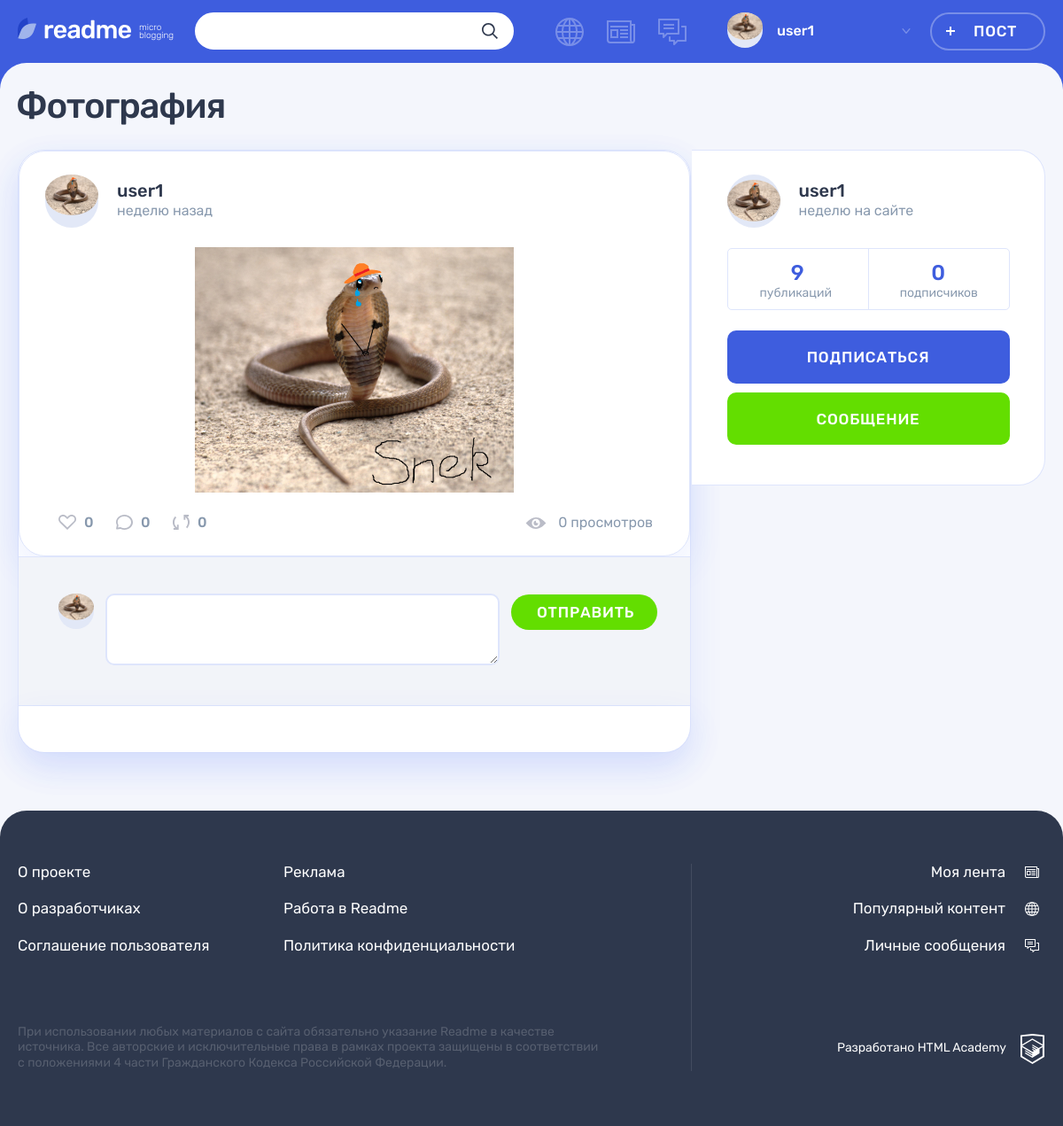
Page /post-details.php?id=8 (signed in) on the earlier database version.
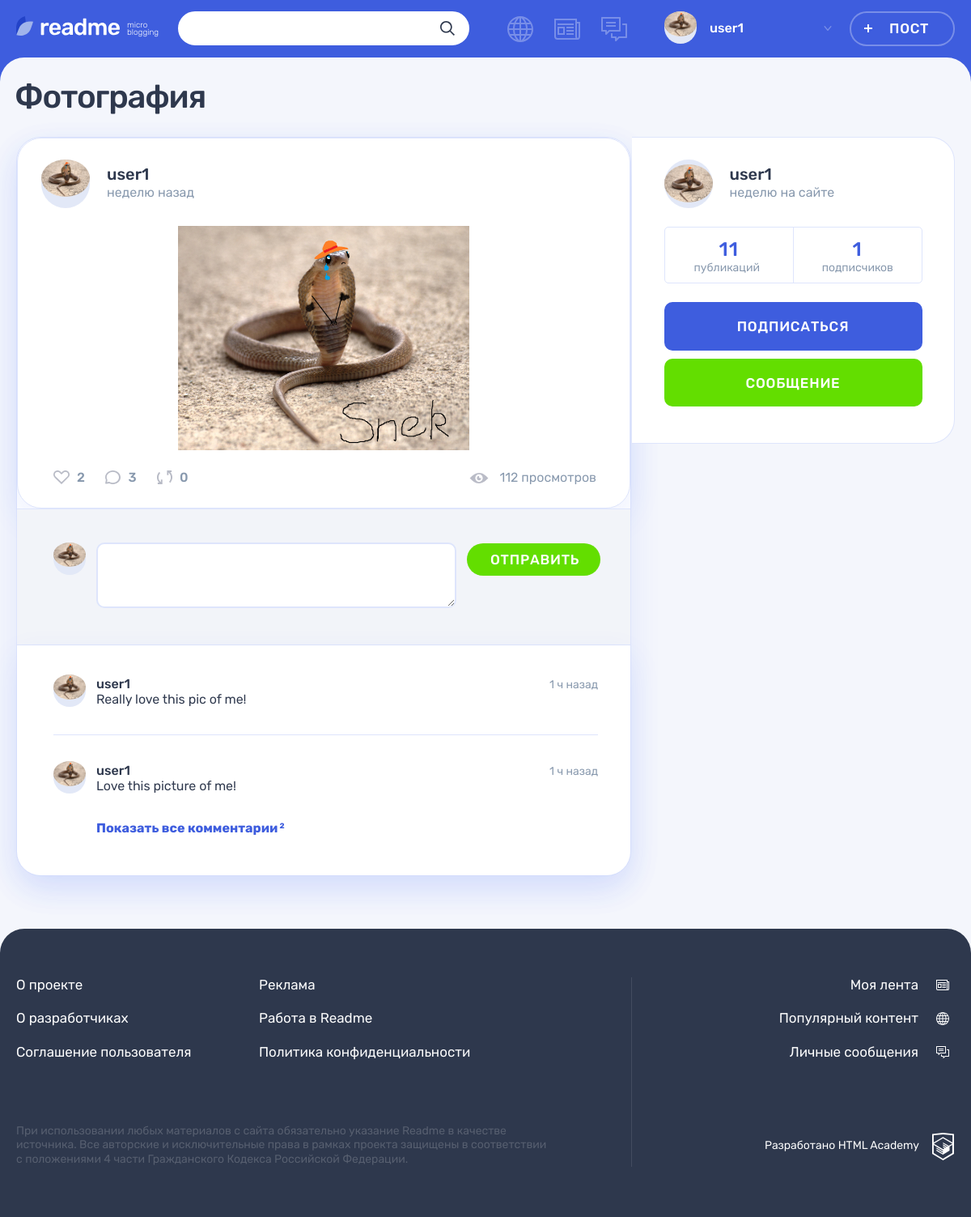
Same page on the later database version.
### tables this page shows
CREATE TABLE `posts` (
  `id` int NOT NULL,
  `date_created` datetime NOT NULL DEFAULT CURRENT_TIMESTAMP,
  `title` varchar(245) NOT NULL,
  `content` varchar(1024) NOT NULL,
  `views` int NOT NULL DEFAULT '0',
  `author` int NOT NULL,
  `content_type` varchar(145) NOT NULL,
  `quote_author` varchar(245) DEFAULT NULL,
  `repost` tinyint(1) NOT NULL DEFAULT '0',
  `original_author` int DEFAULT NULL COMMENT 'Only if the post is a repost',
  `original_post_id` int DEFAULT NULL COMMENT 'Only if post is a repost'
);

CREATE TABLE `users` (
  `id` int NOT NULL,
  `login` varchar(64) NOT NULL,
  `password` varchar(245) NOT NULL,
  `email` varchar(100) NOT NULL,
  `reg_date` datetime NOT NULL DEFAULT CURRENT_TIMESTAMP,
  `profile_pic` varchar(245) DEFAULT NULL
);

CREATE TABLE `comments` (
  `id` int NOT NULL,
  `date_created` datetime NOT NULL DEFAULT CURRENT_TIMESTAMP,
  `text` varchar(245) NOT NULL,
  `author` int NOT NULL,
  `post` int NOT NULL
);

### core/helpers.php (called while the page is built, shortened)
<?php
function include_template($name, array $data = [])
{
    $name = 'templates/' . $name;
    extract($data);
    require $name;
    $result = ob_get_clean();
    return $result;
}
function ago($date){
    $minute = 60;
    $hour = 3600;
    $day = 86400;
    $week = 86400 * 7;
    $month = 31536000 / 12;
    $year = 31536000;
    $dif = time() - strtotime($date);
    if($dif < $minute){
        return "совсем недавно";
    } elseif($dif < $month){
        $dif = intval($dif/$week);
        if($dif == 1){
            return "неделю";
        } elseif($dif < 5){
            return $dif." недели";
        } else{
            return $dif." недель";
        }
    }
}

### templates/pages/post-details-template.php (the view, shortened to what the changed rows need)
<main class="page__main page__main--publication">
  <div class="container">
    <h1 class="page__title page__title--publication"><?= $post['title']?></h1>
    <section class="post-details">
      <div class="post-details__wrapper post-<?=$post['content_type']?>">
        <div class="post-details__main-block post post--details">
          <?php
            $postDisplay = include_template("post-on-page-template.php", [
                        'post' => $post,
                        'page' => $page]);
            print($postDisplay);
          ?>
            <div class="comments">
              <div class="comments__list-wrapper">
                <?php if ($commentsNum > 0):?>
                  <ul class="comments__list">
                    <?php foreach($comments as $comment):?>
                      <li class="comments__item user">
                        <div class="comments__avatar">
                          <a class="user__avatar-link" href="#">
                            <img class="comments__picture" src="<?=$comment['profile_pic']?>" alt="Аватар пользователя">
                          </a>
                        </div>
                        <div class="comments__info">
                          <div class="comments__name-wrapper">
                            <a class="comments__user-name" href="#">
                              <span><?=$comment['login']?></span>
                            </a>
                            <time class="comments__time" datetime="<?=$comment['date_created']?>">1 ч назад</time>
                          </div>
                          <p class="comments__text">
                            <?=$comment['text']?>
                          </p>
                        </div>
                      </li>
                    <?php endforeach;?>
                  </ul>
                  <a class="comments__more-link" href="#">
                    <span>Показать все комментарии</span>
                    <sup class="comments__amount"><?=$commentsNum?></sup>
                  </a>
                <?php endif;?>
              </div>
            </div>
          </div>
        <?=$profileTab?>
      </div>
    </section>
  </div>
</main>

### templates/profile-tab-template.php (shortened to what the changed rows need)
<div class="<?=$page?>__user user container">
            <div class="<?=$page?>__rating user__rating">
              <p class="<?=$page?>__rating-item user__rating-item user__rating-item--publications">
                <span class="user__rating-amount"><?=$profile['postsNum']?></span>
                <span class="<?=$page?>__rating-text user__rating-text">публикаций</span>
              </p>
              <p class="<?=$page?>__rating-item user__rating-item user__rating-item--subscribers">
                <span class="user__rating-amount"><?=$profile['subsNum']?></span>
                <span class="<?=$page?>__rating-text user__rating-text">подписчиков</span>
              </p>
            </div>
          </div>

### templates/post-on-page-template.php (shortened to what the changed rows need)
<article class="<?=$page?>__post post post-<?=$post['content_type']?>">
    <?php switch($page):
        case('popular'):?>
        <? break;
        default: ?>
            <?if(!$post['repost']):?>
                <header class="post__header post__author">
                    <a class="post__author-link" href="profile.php?id=<?=$post['author']?>&par=posts" title="Автор">
                        <div class="post__avatar-wrapper">
                            <img class="post__author-avatar" src="<?=$post['profile_pic']?>" alt="Аватар пользователя" width="60" height="60">
                        </div>
                        <div class="post__info">
                            <b class="post__author-name"><?=$post['login']?></b>
                            <span class="post__time"><?=ago($post['date_created'])?> назад</span>
                        </div>
                    </a>
                </header>
            <?php endif;?>
        <?php break;
    endswitch;?>
    <div class="post__main">
        <?php switch($post['content_type']):
            case('quote'):?>
            <?php case('photo'):?>
                <div class="post-photo__image-wrapper">
                    <img src="<?= $post['content']?>" alt="Фото от пользователя" width="360" height="240">
                </div>
            <?php break;?>
        <?php endswitch;?>
    </div>
    <footer class="post__footer">
            <div class="post__indicators">
                <div class="post__buttons">
                    <form action="add-like.php">
                        <button class="post__indicator post__indicator--likes button" type="submit">
                            <svg class="post__indicator-icon" width="20" height="17">
                                <use xlink:href="#icon-heart"></use>
                            </svg>
                            <span><?=$post['likes_num']?></span>
                        </button>
                    </form>
                    <form action="#">
                        <button class="post__indicator post__indicator--comments button" title="Комментарии">
                            <svg class="post__indicator-icon" width="19" height="17">
                                <use xlink:href="#icon-comment"></use>
                            </svg>
                            <span><?=$post['comments_num']?></span>
                        </button>
                    </form>
                    <form action="repost.php">
                    </form>
                </div>
                <?php if($page == "post-details"):?>
                    <span class="post__view"><?=$post['views']?> просмотров</span>
                <?php endif;?>
            </div>
    </footer>
</article>

Differences in the rows shown:
changed posts "Фотография": views "0" → "112"
added comments: author.profile_pic (picture), author.login "user1", text "Really love this pic of me!"
added comments: author.profile_pic (picture), author.login "user1", text "Love this picture of me!"
Other differences:
$post['likes_num']: "0" → "2"
$post['comments_num']: "0" → "3"
$commentsNum: (not shown) → "2"
$profile['postsNum']: "9" → "11"
$profile['subsNum']: "0" → "1"
text now shown: "Показать все комментарии"
